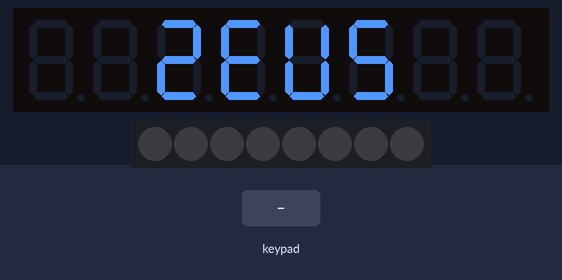
Bench run of a program on a simulated ESP32. Parts: 8-digit seven-segment display, 8 RGB LEDs in strip order, left to right. Inputs (shaded band) come from the test bench.

Above: at 2.7 s.
2.8 s: key '1' pressed
At 3.7 s:
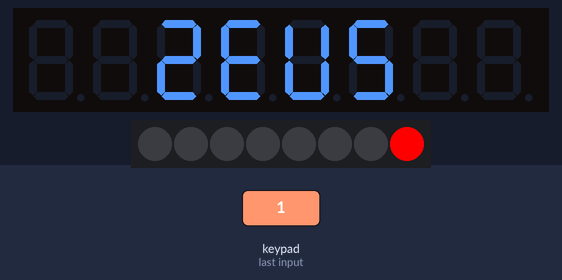
5.8 s: keypad keys 1 2 3 4 pressed 0.701 s apart
At 7.4 s:
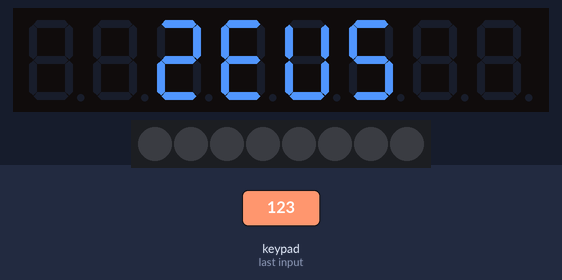
11.6 s: key '1' pressed
At 12.2 s:
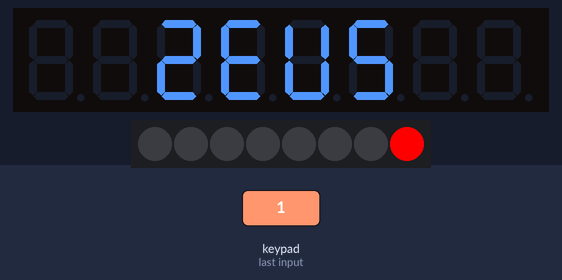
14.6 s: key '2' pressed
At 16.0 s:
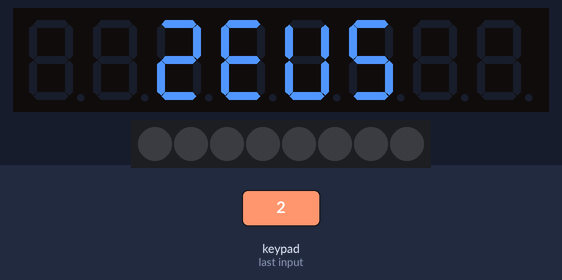
16.3 s: keypad keys 1 2 3 4 pressed 0.701 s apart
At 16.9 s:
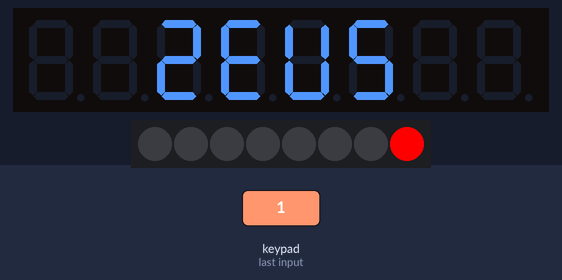
22.1 s: keypad keys 1 2 3 4 pressed 0.701 s apart
At 24.3 s:
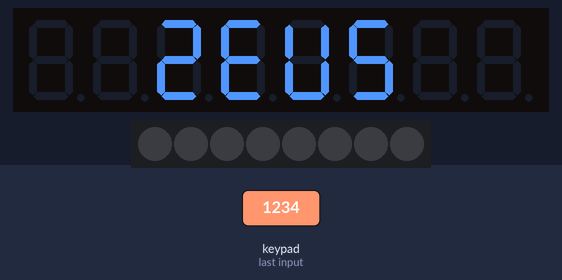
Timing chart, 0 to 25.8 s (numbered marks = the images above; inputs shaded):
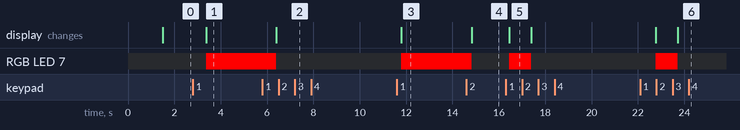

Measured:
- after the input at 2.8 s, RGB LED 7: off → RGB(255, 0, 0) after 0.57 s
- after the input at 16.3 s, RGB LED 7: off → RGB(255, 0, 0) after 0.16 s, → off 0.93 s later
- after the input at 22.1 s, RGB LED 7: off → RGB(255, 0, 0) after 0.68 s, → off 0.93 s later

The program:

main.cpp
```cpp
#include <Includes.h>
TM1638 module(0, 4, 5);
Standard displayStatus;
//void IRAM_ATTR handleButtonInterrupt() {         /*************************************************/
//    portENTER_CRITICAL_ISR(&mux);                /* HeghvaD jaj           ____  _____ _     ____  */
//    numberOfButtonInterrupts++;                  /* QaQ DaHjaj           /_   \/  __// \ /\/ ___\ */
//    lastState = digitalRead(BUTTONPIN);          /*                       /   /|  \  | | ||| __   */
//    debounceTimeout = xTaskGetTickCount();       /*                      /   /_|  /_ | \_/|\___ \ */
//    portEXIT_CRITICAL_ISR(&mux);                 /*        Powered by... \____/\____\\____/\____/ */
//}                                                /*                            POWER SYSTEMS, LLC */
                                                   /*************************************************/
void setup() {
    //Comment line 8 before final implimentation, then verify there are no more Serial calls.
    Serial.begin(115200);
    module.setupDisplay(1,3);
    module.setDisplayToString("  ZEUS  ", 0x00);
    delay(1500);

    displayStatus.codeOne = 128;
    displayStatus.codeTwo = 1;
    displayStatus.codeThree = 8;
}

void loop() {
    uint8_t keys = displayStatus.ReverseTheStupid(displayStatus.RunWaitStatus(module));
    uint8_t enteredCode = displayStatus.VerifyCodes(module, keys);
    module.setLEDs(enteredCode);
}
```

Includes.h
```cpp
#include <Arduino.h>
#include "Standard.h"
```

Standard.h
```cpp
#ifndef Standard_h
#define Standard_h
#endif

#if defined(ARDUINO) && ARDUINO >= 100
	#include "Arduino.h"
#else
	#include "WProgram.h"
#endif
#include <TM1638.h>

class Standard
{
    public:
        Standard();
        ~Standard();

        uint8_t codeOne, codeTwo, codeThree;
        uint64_t masterTimerCheckValue;
        bool isEvalInputIncoming;

        byte RunWaitStatus(TM1638 module);
        byte ReverseTheStupid(byte inputVal);
        void ClearPasscodeParameters();
        uint8_t VerifyCodes(TM1638 module, uint8_t keys);


        bool passOne, passTwo, passThree, isProgrammingMode;

    private:
        uint64_t previousTime;
        uint8_t standbyDisplayPosition, currentDisplaySegment, startDisplaySegment;
        uint8_t ledShiftPosition = 7, enteredCode = 0;
        uint8_t segmentId[4], values[8];
        bool passcodeGroupOne, passcodeGroupTwo, passcodeGroupThree;
        //bool passOne, passTwo, passThree, isProgrammingMode;

        bool CheckPassCodeValues(uint8_t keyCode);
        void DisplayVerifiedPasscode();
        void SetSecurityCodes(uint8_t button);
};
```

Standard.cpp
```cpp
#if defined(ARDUINO) && ARDUINO >= 100
	#include "Arduino.h"
#else
	#include "WProgram.h"
#endif
#include "Standard.h"
#include <TM1638.h>


Standard::Standard() {
    standbyDisplayPosition = 0;
    currentDisplaySegment = 0;
    startDisplaySegment = 0;
    masterTimerCheckValue = 0;
    previousTime = 0;
    segmentId[0] = 1;  segmentId[1] = 64; segmentId[2] = 8; segmentId[3] = 0;
    for (uint8_t i = 0; i < 8; i++) {
        values[i] = 0;
    }
};

Standard::~Standard() {};

uint8_t Standard::RunWaitStatus(TM1638 module) {
    uint64_t currentScopeTime = millis();
    uint8_t localKeys = 0;
    module.setDisplay(values);
    if (!isProgrammingMode) {
        if (currentScopeTime - previousTime > 25) {
            if (standbyDisplayPosition < 8) {
                values[standbyDisplayPosition] = segmentId[currentDisplaySegment];
                if (standbyDisplayPosition > 0) values[standbyDisplayPosition - 1] = 0;
                standbyDisplayPosition++;
            } else {
                standbyDisplayPosition = 0;
                if (currentDisplaySegment < 3) {
                    currentDisplaySegment++;
                } else {
                    currentDisplaySegment = startDisplaySegment;
                    localKeys = module.getButtons();
                }
            }
            previousTime = currentScopeTime;
        }
    } else {
        localKeys = module.getButtons();

    }
    DisplayVerifiedPasscode();
    return localKeys;
}

uint8_t Standard::VerifyCodes(TM1638 module, uint8_t keys){
    uint64_t masterTimer = millis();
    if (keys > 0 && !isProgrammingMode) {
        if (CheckPassCodeValues(keys)) {
            enteredCode =+ (0xFF << ledShiftPosition);
            ledShiftPosition--;
            isEvalInputIncoming = true;
            masterTimerCheckValue = masterTimer;
        } else {
            ClearPasscodeParameters();
        }
        if (keys == 129) isProgrammingMode = true;
    } else if (isProgrammingMode) {
        module.setDisplayToString("Pro 1", 0b00100000);
        delay(1000);
        if (keys==65) {
            isProgrammingMode = false;
        }
        SetSecurityCodes(keys);
    }

    if ((masterTimer - masterTimerCheckValue > 7000) && isEvalInputIncoming && !isProgrammingMode) {
        //ClearPasscodeParameters();
    }
    return enteredCode;
}

void Standard::SetSecurityCodes(uint8_t key){
    if (passOne) codeOne = key;
    // Serial.print(passOne);
    // Serial.print(" - ");
    // Serial.println(codeOne);
}

void Standard::ClearPasscodeParameters() {
    enteredCode = 0;
    startDisplaySegment = 0;
    isProgrammingMode = false;
    ledShiftPosition = 7;
    isEvalInputIncoming = false;
    passOne = false;
    passTwo = false;
    passThree = false;
}

void Standard::DisplayVerifiedPasscode() {
    uint64_t masterTimer = millis();
    if (passOne && !passTwo && !passThree && standbyDisplayPosition!=8) {
             values[7] = 1;
    } else if (passOne && !passTwo && !passThree && standbyDisplayPosition==8) {
        switch (currentDisplaySegment) {
        case 0:
        case 1:
            values[7] = 65;
            break;
        case 2:
            values[7] = 9;
            break;
        case 3:
            values[7] = 1;
            break;
        }
    }

    if (passOne && passTwo && !passThree && standbyDisplayPosition != 8) {
        values[7] = 65;
    } else if (passOne && passTwo && !passThree && standbyDisplayPosition == 8) {
        switch (currentDisplaySegment) {
        case 0:
        case 1:
        case 3:
            values[7] = 65;
            break;
        case 2:
            values[7] = 73;
            break;
        }
    }

    if (passcodeGroupOne){
        Serial.println("allpass 1");
    }

}

bool Standard::CheckPassCodeValues(uint8_t keyCode) {
    if (keyCode == codeOne && (passOne == false && passTwo == false && passThree == false)) {
        passOne = true;
        startDisplaySegment = 1;
        return true;
    } else if (keyCode == codeTwo && (passOne == true && passTwo == false && passThree == false)) {
        passTwo = true;
        startDisplaySegment = 2;
        return true;
    } else if (keyCode == codeThree && (passOne == true && passTwo == true && passThree == false)) {
        passThree = true;
        startDisplaySegment = 0;
        passcodeGroupOne = true;
        return true;
    }
    return false;
}

uint8_t Standard::ReverseTheStupid(byte inputVal) {
    switch (inputVal) {
    case 128:
        return 1;
        break;
    case 64:
        return 2;
        break;
    case 32:
        return 4;
        break;
    case 16:
        return 8;
        break;
    case 8:
        return 16;
        break;
    case 4:
        return 32;
        break;
    case 2:
        return 64;
        break;
    case 1:
        return 128;
        break;
    default:
        return inputVal;
    }
}
```
